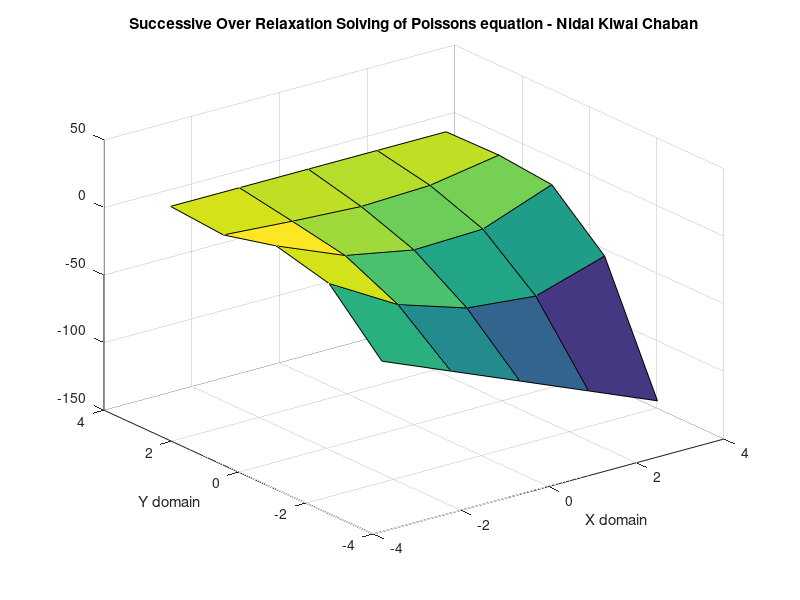
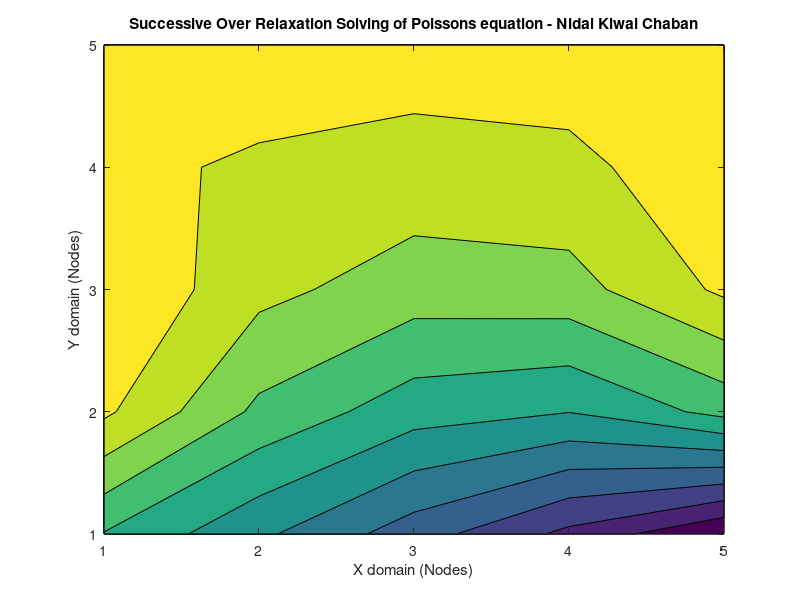

Here is the MATLAB script that generated these plots, in order:
% Poisson's Equation on a rectangle
% Nidal Kiwai Chaban
% SOR Method
clc
clear all
close all
n=input('Input number of nodes n for an n x n mesh: ');
x=n;
y=n;
u=zeros(x,y);
bx=pi;
ax=-pi;
by=pi;
ay=-pi;
xd=linspace(ax,bx,x);
yd=linspace(ay,by,y);
k=0;
err=1;
h=ax/x;
B=1.5;

%Boundary conditions
u(:,1)=((by-yd(:)).^2).*cos(pi.*yd(:)/by);
u(:,x)=yd(:).*(by-yd(:)).^2;
u(1,:)=(((by-ay).^2).*cos(pi.*ay/by))+((xd(:)-ax)/(bx-ax)).*(((ay.*((by-ay).^2))-(((by-ay).^2.*cos(pi*ay/by)))));
u(y,:)=by;
        
tic        
while max(max(err(:)))>=1e-6
    k=k+1;
    uold=u;
    for i=2:x-1
    for j=2:y-1
        %F(i,j)=0;
        F(i,j)=cos((pi/2)*(2*((xd(i)-ax)/(bx-ax))+1))*sin(pi*(yd(j)-ay)/(by-ay));
        u(i,j)=(B.*(1/4)*(u(i+1,j)+u(i-1,j)+u(i,j+1)+u(i,j-1)+(h.^2)*F(i,j)))+(1-B)*u(i,j);
        
    end
    end
unew=u;
err=abs((uold-unew)./unew);
end
el=toc;
%Inital BC


[X,Y]=meshgrid(xd,yd);
figure(1)
surf(X,Y,u) %3D Plot
xlabel('X domain')
ylabel('Y domain')
title('Successive Over Relaxation Solving of Poissons equation - Nidal Kiwai Chaban')
figure(2)
contourf(u) %2D Plot
xlabel('X domain (Nodes)')
ylabel('Y domain (Nodes)')
title('Successive Over Relaxation Solving of Poissons equation - Nidal Kiwai Chaban')

erb=max(max(err));
%Reporting

fprintf('Succesive-Over-Relaxation Method %d')
fprintf('\nMesh size: %d',x)
fprintf(' x %d',y)
fprintf('\nIterations: %d',k)
fprintf('\nElapsed time: %f',el);
fprintf('\nBiggest error value between u(i) and u(i-1): %.4ef',erb);